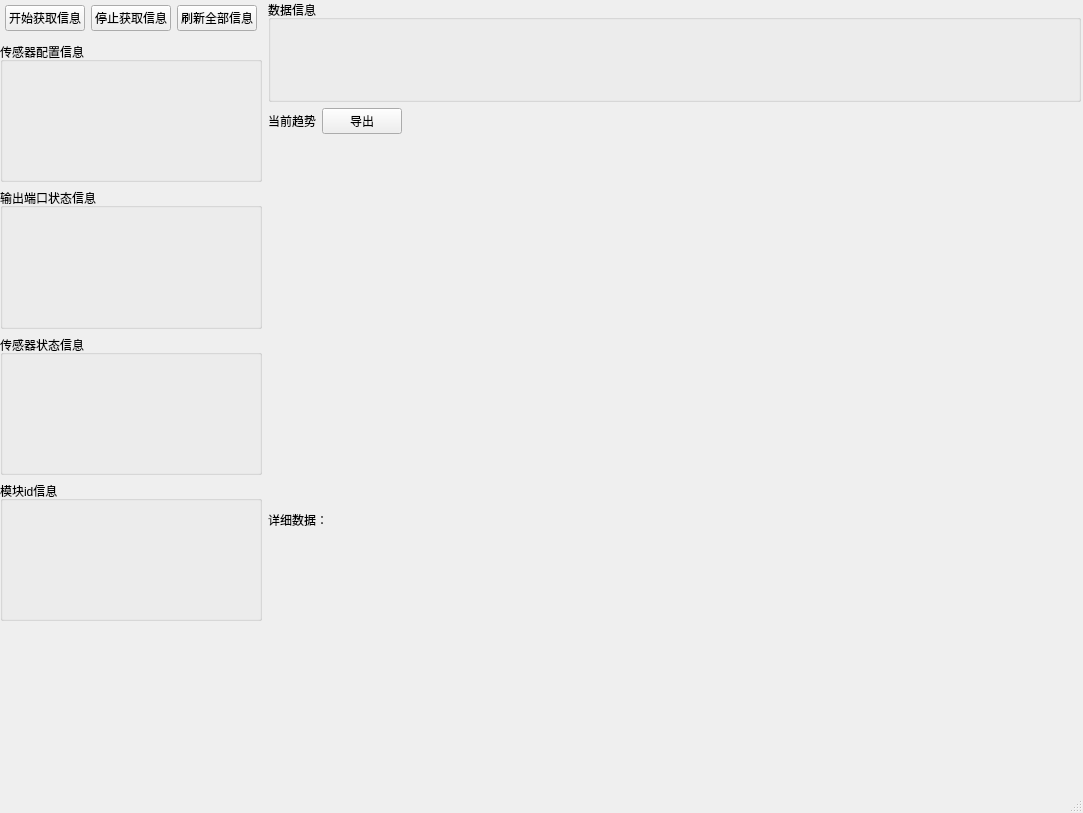
<?xml version="1.0" encoding="UTF-8"?>
<ui version="4.0">
 <class>tab_4_window</class>
 <widget class="QMainWindow" name="tab_4_window">
  <property name="geometry">
   <rect>
    <x>0</x>
    <y>0</y>
    <width>1083</width>
    <height>813</height>
   </rect>
  </property>
  <property name="sizePolicy">
   <sizepolicy hsizetype="Expanding" vsizetype="Expanding">
    <horstretch>0</horstretch>
    <verstretch>0</verstretch>
   </sizepolicy>
  </property>
  <property name="windowTitle">
   <string>MainWindow</string>
  </property>
  <widget class="QWidget" name="centralwidget">
   <property name="sizePolicy">
    <sizepolicy hsizetype="Expanding" vsizetype="Expanding">
     <horstretch>0</horstretch>
     <verstretch>0</verstretch>
    </sizepolicy>
   </property>
   <widget class="QWidget" name="horizontalLayoutWidget">
    <property name="geometry">
     <rect>
      <x>0</x>
      <y>0</y>
      <width>1081</width>
      <height>771</height>
     </rect>
    </property>
    <layout class="QHBoxLayout" name="horizontalLayout" stretch="0,8">
     <property name="leftMargin">
      <number>0</number>
     </property>
     <property name="bottomMargin">
      <number>100</number>
     </property>
     <item>
      <layout class="QVBoxLayout" name="right_layout" stretch="0,2,2,2,2">
       <property name="bottomMargin">
        <number>50</number>
       </property>
       <item>
        <layout class="QHBoxLayout" name="horizontalLayout_2">
         <property name="leftMargin">
          <number>5</number>
         </property>
         <property name="topMargin">
          <number>5</number>
         </property>
         <property name="rightMargin">
          <number>5</number>
         </property>
         <property name="bottomMargin">
          <number>5</number>
         </property>
         <item>
          <widget class="QPushButton" name="start">
           <property name="text">
            <string>开始获取信息</string>
           </property>
          </widget>
         </item>
         <item>
          <widget class="QPushButton" name="stop">
           <property name="text">
            <string>停止获取信息</string>
           </property>
          </widget>
         </item>
         <item>
          <widget class="QPushButton" name="refresh">
           <property name="text">
            <string>刷新全部信息</string>
           </property>
          </widget>
         </item>
        </layout>
       </item>
       <item>
        <layout class="QVBoxLayout" name="function_03_layout">
         <item>
          <widget class="QGroupBox" name="function_03">
           <property name="title">
            <string>传感器配置信息</string>
           </property>
          </widget>
         </item>
        </layout>
       </item>
       <item>
        <layout class="QVBoxLayout" name="function_01_layout">
         <item>
          <widget class="QGroupBox" name="function_01">
           <property name="title">
            <string>输出端口状态信息</string>
           </property>
          </widget>
         </item>
        </layout>
       </item>
       <item>
        <layout class="QVBoxLayout" name="function_02_layout">
         <item>
          <widget class="QGroupBox" name="function_02">
           <property name="title">
            <string>传感器状态信息</string>
           </property>
          </widget>
         </item>
        </layout>
       </item>
       <item>
        <layout class="QVBoxLayout" name="function_11_layout">
         <item>
          <widget class="QGroupBox" name="function_11">
           <property name="title">
            <string>模块id信息</string>
           </property>
          </widget>
         </item>
        </layout>
       </item>
      </layout>
     </item>
     <item>
      <layout class="QVBoxLayout" name="left_layout" stretch="1,3,2">
       <property name="bottomMargin">
        <number>50</number>
       </property>
       <item>
        <layout class="QVBoxLayout" name="function_04_layout">
         <item>
          <widget class="QGroupBox" name="function_04">
           <property name="title">
            <string>数据信息</string>
           </property>
          </widget>
         </item>
        </layout>
       </item>
       <item>
        <layout class="QVBoxLayout" name="verticalLayout_3" stretch="0,6">
         <property name="topMargin">
          <number>0</number>
         </property>
         <item>
          <layout class="QHBoxLayout" name="horizontalLayout_6">
           <item>
            <widget class="QLabel" name="nowdata_trend_label">
             <property name="text">
              <string>当前趋势</string>
             </property>
            </widget>
           </item>
           <item>
            <widget class="QPushButton" name="export_alldata_btn">
             <property name="text">
              <string>导出</string>
             </property>
            </widget>
           </item>
           <item>
            <spacer name="horizontalSpacer">
             <property name="orientation">
              <enum>Qt::Horizontal</enum>
             </property>
             <property name="sizeHint" stdset="0">
              <size>
               <width>40</width>
               <height>20</height>
              </size>
             </property>
            </spacer>
           </item>
          </layout>
         </item>
         <item>
          <layout class="QHBoxLayout" name="now_data_layout"/>
         </item>
        </layout>
       </item>
       <item>
        <layout class="QVBoxLayout" name="verticalLayout" stretch="0,6">
         <property name="topMargin">
          <number>0</number>
         </property>
         <item>
          <layout class="QHBoxLayout" name="horizontalLayout_3">
           <item>
            <widget class="QLabel" name="label">
             <property name="text">
              <string>详细数据：</string>
             </property>
            </widget>
           </item>
          </layout>
         </item>
         <item>
          <layout class="QVBoxLayout" name="detaildata_layout"/>
         </item>
        </layout>
       </item>
      </layout>
     </item>
    </layout>
   </widget>
  </widget>
  <widget class="QMenuBar" name="menubar">
   <property name="geometry">
    <rect>
     <x>0</x>
     <y>0</y>
     <width>1083</width>
     <height>22</height>
    </rect>
   </property>
  </widget>
  <widget class="QStatusBar" name="statusbar"/>
 </widget>
 <resources/>
 <connections/>
</ui>
